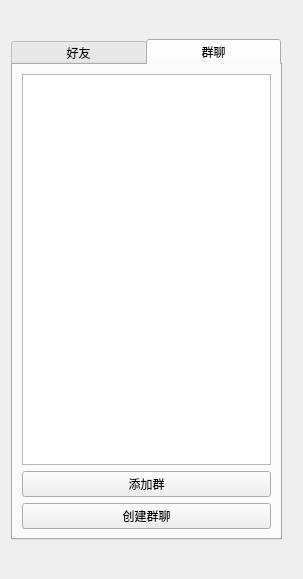
<?xml version="1.0" encoding="UTF-8"?>
<ui version="4.0">
 <class>Chatlist</class>
 <widget class="QWidget" name="Chatlist">
  <property name="geometry">
   <rect>
    <x>0</x>
    <y>0</y>
    <width>303</width>
    <height>579</height>
   </rect>
  </property>
  <property name="windowTitle">
   <string>Form</string>
  </property>
  <property name="styleSheet">
   <string notr="true"/>
  </property>
  <layout class="QVBoxLayout" name="verticalLayout_3">
   <item>
    <widget class="QTabWidget" name="tabWidget">
     <property name="minimumSize">
      <size>
       <width>271</width>
       <height>501</height>
      </size>
     </property>
     <property name="maximumSize">
      <size>
       <width>271</width>
       <height>501</height>
      </size>
     </property>
     <property name="styleSheet">
      <string notr="true">QTabBar::tab{Width :135}</string>
     </property>
     <property name="currentIndex">
      <number>1</number>
     </property>
     <widget class="QWidget" name="tab">
      <attribute name="title">
       <string>好友</string>
      </attribute>
      <layout class="QVBoxLayout" name="verticalLayout">
       <item>
        <widget class="QListWidget" name="friendList"/>
       </item>
       <item>
        <widget class="QPushButton" name="addButton">
         <property name="text">
          <string>添加好友</string>
         </property>
        </widget>
       </item>
      </layout>
     </widget>
     <widget class="QWidget" name="tab_2">
      <attribute name="title">
       <string>群聊</string>
      </attribute>
      <layout class="QVBoxLayout" name="verticalLayout_2">
       <item>
        <widget class="QListWidget" name="groupList"/>
       </item>
       <item>
        <widget class="QPushButton" name="addGroupButton">
         <property name="text">
          <string>添加群</string>
         </property>
        </widget>
       </item>
       <item>
        <widget class="QPushButton" name="createGroupButton">
         <property name="text">
          <string>创建群聊</string>
         </property>
        </widget>
       </item>
      </layout>
     </widget>
    </widget>
   </item>
  </layout>
 </widget>
 <resources/>
 <connections/>
</ui>
